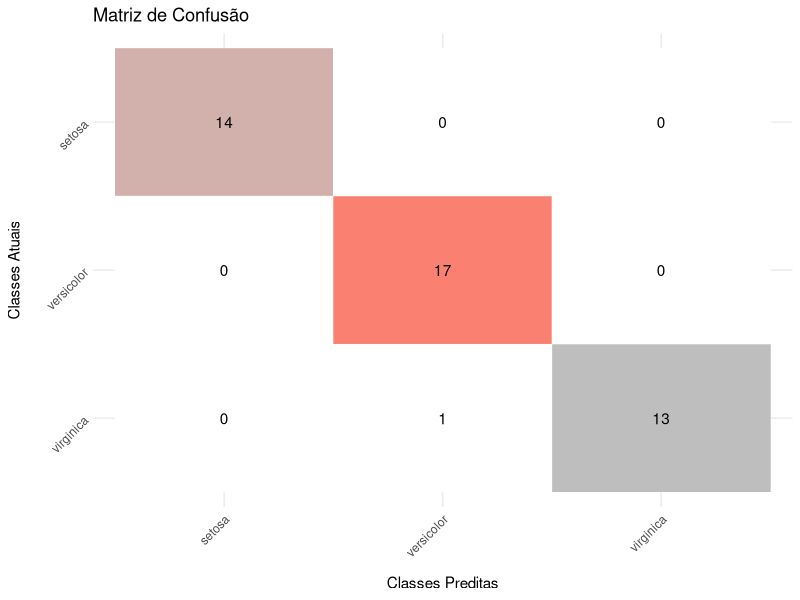

Here is the R script that generated this plot:
#######################################################################################################################
# PROGRAMA: kNN-Ricardo.R
# 
# USO: Algoritmo de Classificação Supervisionada usando k-NN (k-vizinhos mais próximos)
#
# AUTOR: Ricardo Puziol de Oliveira (rp.oliveira@unesp.br)
#
# DATA: 30 de Agosto de 2024
#######################################################################################################################
#
# DESCRIÇÃO:
#
# Este script realiza a classificação de dados usando o algoritmo k-NN. O k-NN é um método de aprendizado supervisionado
# que classifica novas amostras com base na similaridade com amostras conhecidas. As distâncias permitidas incluem 
# Euclidiana, Manhattan, Minkowski, Canberra e Chebyshev. O script também calcula e visualiza a matriz de confusão, 
# e fornece medidas de desempenho como acurácia, precisão, recall, F1-score e coeficiente Kappa.
#
# ENTRADA:
#
# train             - Matriz (matrix) ou quadro de dados (data.frame) contendo os dados do conjunto de treinamento.
# test              - Matriz (matrix) ou quadro de dados (data.frame) contendo os dados do conjunto de teste.
# tr.class          - Vetor (vector) ou matriz (matrix) contendo as classificações dos dados do conjunto de treinamento.
# te.class          - Vetor (vector) ou matriz (matrix) contendo as classificações dos dados do conjunto de teste.
# dist              - Métrica de distância a ser utilizada pelo algoritmo (padrão = "euclidean"). 
#                     As distâncias permitidas são: "euclidean", "manhattan", "minkowski", "canberra" e "chebyshev".
# k                 - Número inteiro representando o número de vizinhos a serem considerados (padrão = 3).
# lambda            - Número inteiro. Se a métrica de distância for 'minkowski', lambda deve ser definido.
#
# SAÍDA:
#
# result            - Lista contendo as seguintes medidas de desempenho:
#                     - Acurácia
#                     - Precisão
#                     - Recall
#                     - F1-Score
#                     - Especificidade
#                     - Valor Preditivo Negativo 
#                     - Taxa de Falso Positivo
#                     - Taxa de Falso Negativo
#                     - Coeficiente Kappa
#                     - Intervalos de Confiança para Acurácia e Kappa
#
# conf_matrix_plot  - Representação gráfica da matriz de confusão, visualizando a performance da classificação.
#
# EXEMPLO DE USO:
#
# data(iris)
#
# set.seed(123)
#
# train_indices <- sample(1:nrow(iris), size = 0.7 * nrow(iris))
#
# train_data <- iris[train_indices, 1:4]
# test_data <- iris[-train_indices, 1:4]
# train_labels <- iris[train_indices, 5]
# test_labels <- iris[-train_indices, 5]
#
# kNN(train = train_data, 
#     test = test_data, 
#     tr.class = train_labels, 
#     te.class = test_labels, 
#     dist = 'manhattan', 
#     k = 5)
#######################################################################################################################

kNN                 <- function(train, test, tr.class, te.class, dist = 'euclidean', k = 3, lambda)
{
    # Códigos de erro para entrada de argumentos inválidos 

    if(!is.data.frame(train) && !is.matrix(train))
        stop("Erro001: O objeto 'train' deve ser do tipo data.frame ou matrix.")
   
    if(!is.na(tr.class[1]))
    {
        tr.class    <- as.matrix(tr.class)
        if(nrow(train) != length(tr.class))
            stop("Erro002: Os objetos 'class' e 'train' devem ter o mesmo número de linhas.")
    }

    if(!(dist %in% c('euclidean', 'manhattan', 'minkowski', 'canberra', 'chebyshev')))
        stop("Erro003: 'dist' deve ser: 'euclidean', 'manhattan', 'minkowski', 'canberra', ou 'chebyshev'.")
   
    if (dist == 'minkowski' && is.null(lambda)) 
    {
        stop("Erro004: 'lambda' deve ser definido quando 'dist' é 'minkowski'.")
    }

    # Inicialização dos objetos

    nrow.tr      <- nrow(train)
    nrow.te      <- nrow(test)
    dist_matrix  <- matrix(0, nrow = nrow.te, ncol = nrow.tr) # Distâncias
    predict      <- as.character(nrow.te) # Predições

    # Cálculo das distâncias

    for (i in 1:nrow.te) 
    {
        for (j in 1:nrow.tr) 
        {
            if(dist == 'euclidean'){
                dist_matrix[i, j] <- sqrt(sum((train[j, ] - test[i, ])^2))
            } else if(dist == 'manhattan'){
                dist_matrix[i, j] <- sum(abs(train[j, ] - test[i, ]))
            } else if(dist == 'canberra'){
                dist_matrix[i, j] <- sum(abs(train[j, ] - test[i, ]) / (train[j, ] + test[i, ]))
            } else if(dist == 'chebyshev'){
                dist_matrix[i, j] <- max(abs(train[j, ] - test[i, ]))
            } else if (dist == 'minkowski'){
                dist_matrix[i, j] <- (sum(abs(train[j, ] - test[i, ])^lambda))^(1 / lambda)
            }
        }

        # Determinar os k vizinhos mais próximos
    
        nearest_indices <- order(dist_matrix[i, ])[1:k]
        tb.knn          <- table(tr.class[nearest_indices])
    
        # Classificação das instâncias

        predict[i] <- names(tb.knn[which.max(tb.knn)])
    }
   
    # Matriz de confusão   

    labs <- names(table(te.class))
    conf_matrix <- matrix(0, nrow = length(labs), ncol = length(labs))
    rownames(conf_matrix) <- labs
    colnames(conf_matrix) <- labs
    
    for (k in 1:length(predict))
    {
        pred <- as.character(predict[k])
        true <- as.character(te.class[k])
        conf_matrix[pred, true] <- conf_matrix[pred, true] + 1
    }
   
    # Gráfico da matriz de confusão usando ggplot2

    if (!requireNamespace("ggplot2", quietly = TRUE)) 
    {
      install.packages("ggplot2")
    }
    suppressWarnings(library(ggplot2))

    conf_matrix_melted           <- as.data.frame(as.table(conf_matrix))
    colnames(conf_matrix_melted) <- c("Predicted", "True", "Count")
    conf_matrix_melted$FillColor <- ifelse(conf_matrix_melted$Predicted == conf_matrix_melted$True, 
                                            conf_matrix_melted$Count, 
                                            NA)
    conf_matrix_plot     <- ggplot(conf_matrix_melted, aes(x = True, y = Predicted, fill = FillColor)) +
                                    geom_tile(color = "white") +
                                    geom_text(aes(label = Count), color = "black") +
                                    scale_fill_gradient(low = "gray", high = "salmon", na.value = "white") +
                                    scale_y_discrete(limits = rev(labs)) + 
                                    labs(x = "Classes Preditas", y = "Classes Atuais", title = "Matriz de Confusão") +
                                    theme_minimal() +
                                    theme(axis.text.x = element_text(angle = 45, hjust = 1),
                                          axis.text.y = element_text(angle = 45), 
                                          axis.title.x = element_text(margin = margin(t = 12)),
                                          axis.title.y = element_text(margin = margin(r = 12)),
                                          legend.position = "none")
    print(conf_matrix_plot)

    # Cálculo das métricas de desempenho:

        # - Acurácia (acc)
        # - Precisão (Ou Valor Preditivo Positivo) (precision)
        # - Valor Preditivo Negativo (negative_predictive_value)
        # - Recall (recall)
        # - Especificidade (specificity)
        # - F1-Score (f1_score)
        # - Taxa de Falso Positivo (false_positive_rate)
        # - Taxa de Falso Negativo (false_negative_rate)
        # - Coeficiente Kappa (kappa)
        # - Intervalos de Confiança para Acurácia e Kappa

    acc         <- sum(diag(conf_matrix)) / sum(conf_matrix) 
    n           <- length(te.class)
    z           <- qnorm(1 - 0.05 / 2)
    se          <- sqrt((acc * (1 - acc)) / n)
    ci_low      <- acc - z * se
    ci_high     <- min(acc + z * se, 1)

    precision   <- function(conf_matrix, label) 
    {
        tp      <- conf_matrix[label, label]
        fp      <- sum(conf_matrix[, label]) - tp
        return(tp / (tp + fp))
    }
    
    precision_values <- sapply(labs, function(label) precision(conf_matrix, label))

    recall      <- function(conf_matrix, label) 
    {
        tp      <- conf_matrix[label, label]
        fn      <- sum(conf_matrix[label, ]) - tp
        return(tp / (tp + fn))
    }

    recall_values <- sapply(labs, function(label) recall(conf_matrix, label))

    specificity <- function(conf_matrix, label) 
    {
        tn      <- sum(conf_matrix) - sum(conf_matrix[label, ]) - sum(conf_matrix[, label]) + conf_matrix[label, label]
        fp      <- sum(conf_matrix[, label]) - conf_matrix[label, label]
        return(tn / (tn + fp))
    }

    specificity_values <- sapply(labs, function(label) specificity(conf_matrix, label))

    f1_score    <- function(precision, recall) 
    {
        if(precision + recall == 0) return(0)
        return(2 * (precision * recall) / (precision + recall))
    }
    
    f1_scores   <- mapply(f1_score, precision_values, recall_values)

    false_positive_rate <- function(conf_matrix, label) 
    {
        tp      <- conf_matrix[label, label]
        fp      <- sum(conf_matrix[, label]) - tp
        tn      <- sum(conf_matrix) - sum(conf_matrix[label, ]) - sum(conf_matrix[, label]) + conf_matrix[label, label]
        return(fp / (fp + tn))
    }

    fpr_values  <- sapply(labs, function(label) false_positive_rate(conf_matrix, label))

    false_negative_rate <- function(conf_matrix, label) 
    {
        tp      <- conf_matrix[label, label]
        fn      <- sum(conf_matrix[label, ]) - tp
        return(fn / (fn + tp))
    }

    fnr_values  <- sapply(labs, function(label) false_negative_rate(conf_matrix, label))

    negative_predictive_value <- function(conf_matrix, label) 
    {
        tn      <- sum(conf_matrix) - sum(conf_matrix[label, ]) - sum(conf_matrix[, label]) + conf_matrix[label, label]
        fn      <- sum(conf_matrix[label, ]) - conf_matrix[label, label]
        return(tn / (tn + fn))
    }

    npv_values  <- sapply(labs, function(label) negative_predictive_value(conf_matrix, label))
      
    observed_agreement  <- acc
    expected_agreement  <- sum(rowSums(conf_matrix) * colSums(conf_matrix)) / (n^2)
   
    kappa               <- (observed_agreement - expected_agreement) / (1 - expected_agreement)
    se_kappa            <- sqrt((observed_agreement * (1 - observed_agreement)) / (n*(1 - expected_agreement)^2))
    ci_kappa_low        <- kappa - z * se_kappa
    ci_kappa_high       <- min(kappa + z * se_kappa, 1)

    # Descrição das distâncias

    dist_description <- switch(dist,
                               'euclidean' = 'Euclidiana',
                               'manhattan' = 'Manhattan',
                               'minkowski' = 'Minkowski',
                               'canberra'  = 'Canberra',
                               'chebyshev' = 'Chebyshev')

   # Gerar texto com os resultados

   conf_matrix_text <- paste("Matriz de Confusão:\n",
                             paste(capture.output(print(conf_matrix)), collapse = "\n"))

    metrics_text <- paste(
                        "Métricas:\n",
                        sprintf("Distância Utilizada: %s", dist_description), "\n",
                        sprintf("Acurácia: %.3f", acc), "\n",
                        sprintf("Intervalo de Confiança da Acurácia: [%.3f, %.3f]", ci_low, ci_high), "\n",
                        sprintf("Coeficiente Kappa: %.3f", kappa), "\n",
                        sprintf("Intervalo de Confiança do Kappa: [%.3f, %.3f]", ci_kappa_low, ci_kappa_high), "\n",
                        sprintf("Recall: %s", paste(sprintf("%.3f", recall_values), collapse = ", ")), "\n",
                        sprintf("Especificidade: %s", paste(sprintf("%.3f", specificity_values), collapse = ", ")), "\n",
                        sprintf("Precisão: %s", paste(sprintf("%.3f", precision_values), collapse = ", ")), "\n",
                        sprintf("Previsão Negativa: %s", paste(sprintf("%.3f", npv_values), collapse = ", ")), "\n",
                        sprintf("Taxa de Falso Positivo: %s", paste(sprintf("%.3f", fpr_values), collapse = ", ")), "\n",
                        sprintf("Taxa de Falso Negativo: %s", paste(sprintf("%.3f", fnr_values), collapse = ", ")), "\n",
                        sprintf("F1-Score: %s", paste(sprintf("%.3f", f1_scores), collapse = ", ")), "\n")
   
   result_text   <- paste(conf_matrix_text, metrics_text, sep = "\n\n")

   # Mostrar a saída como texto
   
   cat(result_text)
   
   # Resultados como lista para compatibilidade

   result <- list('Distance' = dist,
                  'Accuracy' = acc,
                  'Confusion Matrix' = conf_matrix,
                  'Prediction' = as.factor(predict),
                  'Precision' = precision_values,
                  'Recall' = recall_values,
                  'Specificity' = specificity_values,
                  'F1-Score' = f1_scores,
                  'False Positive Rate' = fpr_values,
                  'False Negative Rate' = fnr_values,
                  'Negative Predictive Value' = npv_values,
                  'Confidence Interval of Accuracy' = c(Lower = ci_low, Upper = ci_high),
                  'Kappa' = kappa,
                  'Confidence Interval of Kappa' = c(Lower = ci_kappa_low, Upper = ci_kappa_high))
}

set.seed(123)
train_indices <- sample(1:nrow(iris), size = 0.7 * nrow(iris))
train_data <- iris[train_indices, 1:4]
test_data <- iris[-train_indices, 1:4]
train_labels <- iris[train_indices, 5]
test_labels <- iris[-train_indices, 5]

kNN(train = train_data, test = test_data, tr.class = train_labels, te.class = test_labels, dist = 'euclidean', k = 3)